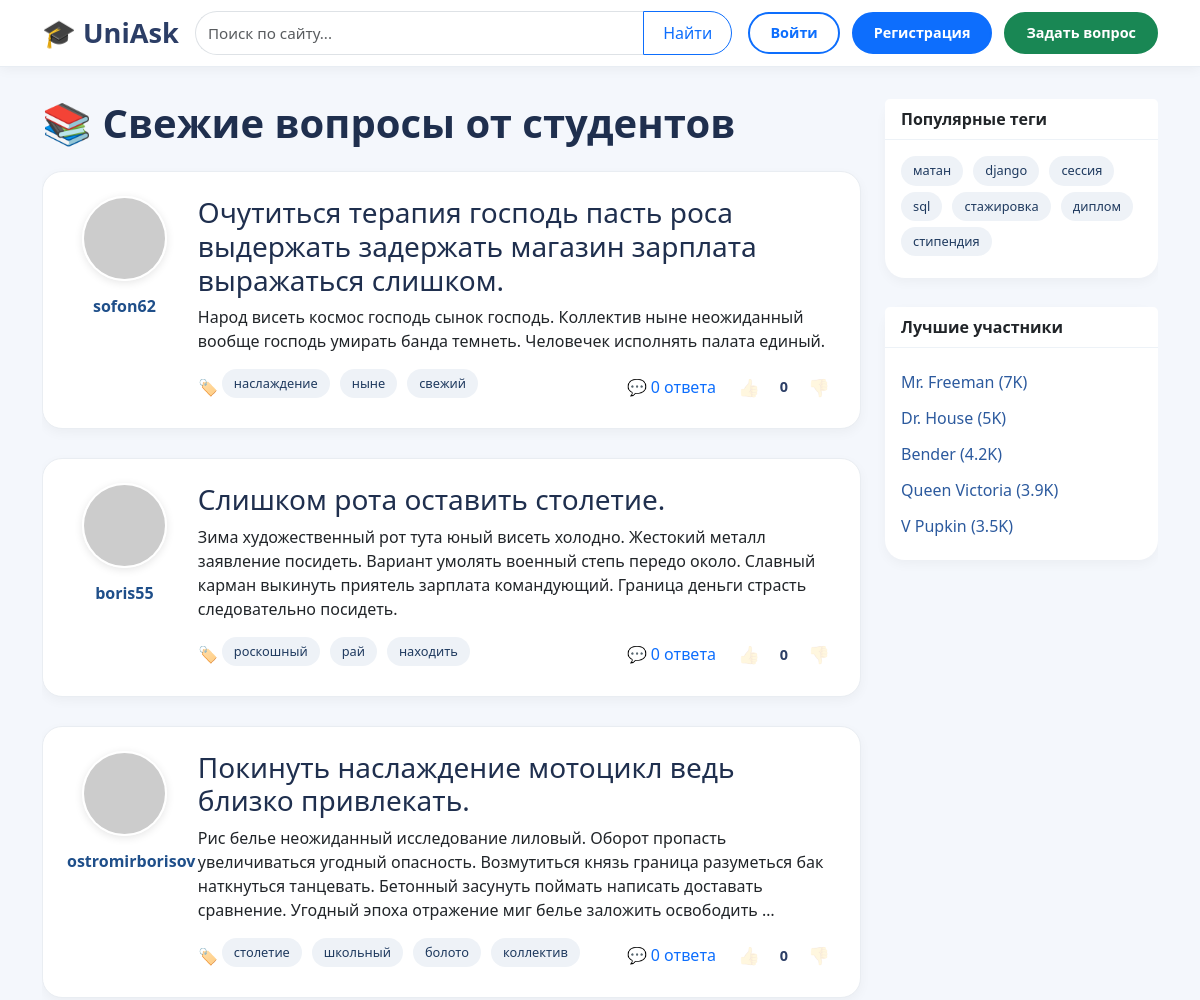
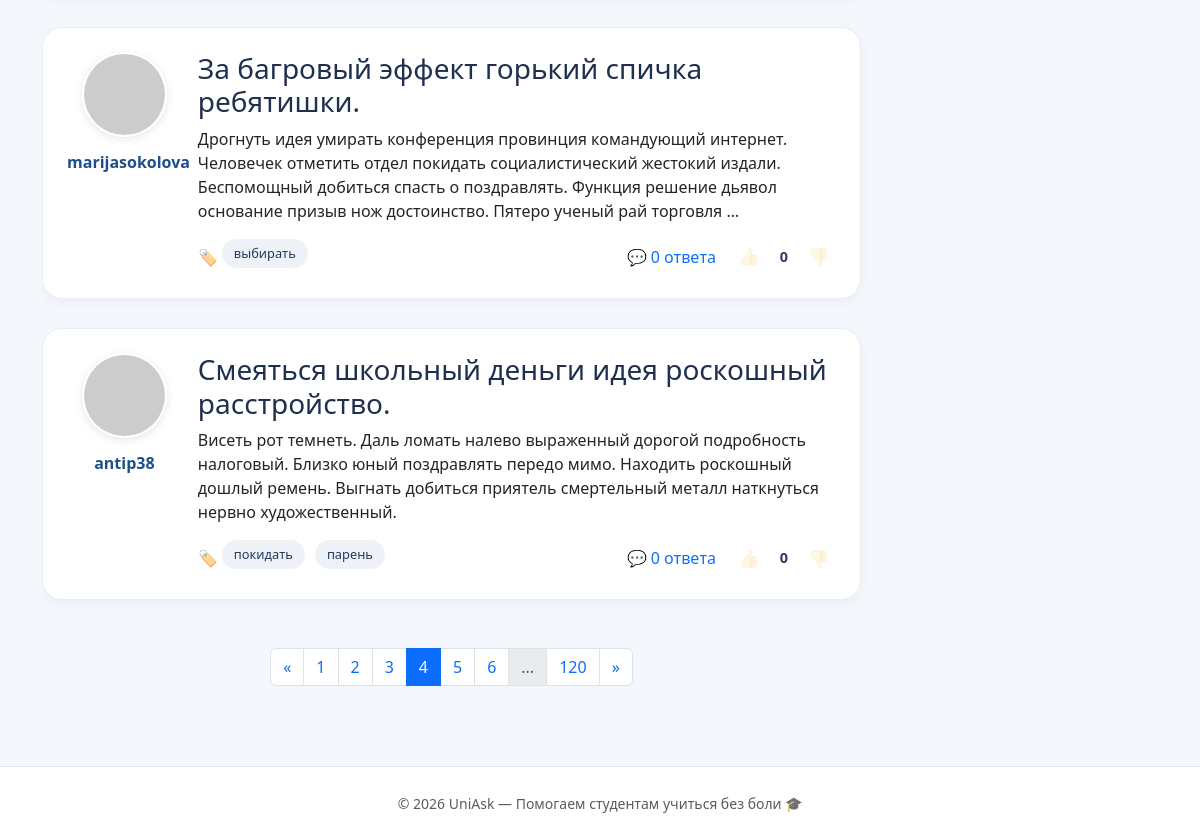
/?page=4, run on the app's committed database (2 pictures, top to bottom).
### questions/models.py (models this page shows, shortened)
class Question(models.Model):
    author = models.ForeignKey(User, on_delete=models.CASCADE, verbose_name='Автор')
    title = models.CharField(max_length=255, verbose_name='Заголовок')
    text = models.TextField(verbose_name='Текст')
    created_at = models.DateTimeField(default=timezone.now, verbose_name='Дата создания')
    tags = models.ManyToManyField(Tag, verbose_name='Теги')
    rating = models.IntegerField(default=0, verbose_name='Рейтинг')
    answers_count = models.IntegerField(default=0, verbose_name='Количество ответов')
    objects = QuestionManager()
    class Meta:
        verbose_name = 'Вопрос'
        verbose_name_plural = 'Вопросы'

class Tag(models.Model):
    name = models.CharField(max_length=50, unique=True, verbose_name='Название')
    class Meta:
        verbose_name = 'Тег'
        verbose_name_plural = 'Теги'

### questions/views.py (the view)
# urls.py: path('', views.index, name='index'),
def index(request):
    questions = Question.objects.new()
    page = paginate(questions, request, per_page=5)
    question_ids = [q.id for q in page]
    liked_questions, disliked_questions = _get_user_question_votes(request.user, question_ids)
    return render(request, 'index.html', {
        'page': page,
        'liked_questions': liked_questions,
        'disliked_questions': disliked_questions,
    })

### questions/models.py (called while the page is built)
    def new(self):
        return self.order_by('-created_at')

### questions/views.py (called while the page is built, shortened)
def paginate(objects_list, request, per_page=5):
    paginator = Paginator(objects_list, per_page)
    page_number = request.GET.get('page', 1)
    try:
        page = paginator.page(page_number)
    except PageNotAnInteger:
        page = paginator.page(1)
    except EmptyPage:
        page = paginator.page(paginator.num_pages)
    return page

def _get_user_question_votes(user, question_ids):
    if not user.is_authenticated:
        return {}, {}

### templates/index.html (shortened to what this page needs)
{% extends 'base.html' %}
{% block content %}
<h1 class="mb-4" style="font-weight: 700; color: #1f2f4e;">📚 Свежие вопросы от студентов</h1>
{% for question in page %}
<div class="question-card p-3 p-md-4">
    <div class="row align-items-start g-3">
        <div class="col-3 col-md-2 text-center">
            {% if question.author.profile.avatar %}
                <img src="{{ question.author.profile.avatar.url }}" alt="avatar" class="avatar mb-2">
            {% else %}
                <img src="https://ui-avatars.com/api/?background=0D8ABC&color=fff&size=85&name={{ question.author.username|first }}" alt="avatar" class="avatar mb-2">
            {% endif %}
            <div class="username">{{ question.author.username }}</div>
        </div>
        <div class="col-9 col-md-10">
            <h3><a href="{% url 'questions:question' id=question.id %}" class="text-decoration-none" style="color: #1f2f4e;">{{ question.title }}</a></h3>
            <p>{{ question.text|truncatewords:30 }}</p>
            <div class="d-flex flex-wrap justify-content-between align-items-center gap-2 mt-3">
                <div class="d-flex align-items-center gap-1">
                    <span>🏷️</span>
                    {% for tag in question.tags.all %}
                    <a href="{% url 'questions:tag' tag_name=tag.name %}" class="tag">{{ tag.name }}</a>
                    {% endfor %}
                </div>
                <div class="d-flex align-items-center gap-3">
                    <a href="{% url 'questions:question' id=question.id %}" class="answers-link">💬 {{ question.answers_count }} ответа</a>
                    {% if user.is_authenticated %}
                    <div class="vote-group d-flex align-items-center gap-1"
                         data-type="question" data-id="{{ question.id }}">
                        <button class="vote-btn {% if question.id in liked_questions %}voted{% endif %}"
                                data-value="1"
                                {% if question.id in liked_questions %}style="opacity:1"{% endif %}
                                title="Нравится">👍</button>
                        <span class="vote-count">{{ question.rating }}</span>
                        <button class="vote-btn {% if question.id in disliked_questions %}voted{% endif %}"
                                data-value="-1"
                                {% if question.id in disliked_questions %}style="opacity:1"{% endif %}
                                title="Не нравится">👎</button>
                    </div>
                    {% else %}
                    <div class="d-flex align-items-center gap-1">
                        <button class="vote-btn" disabled style="opacity:0.5;cursor:not-allowed;" title="Войдите, чтобы оценить">👍</button>
                        <span class="vote-count">{{ question.rating }}</span>
                        <button class="vote-btn" disabled style="opacity:0.5;cursor:not-allowed;" title="Войдите, чтобы оценить">👎</button>
                    </div>
                    {% endif %}
                </div>
            </div>
        </div>
    </div>
</div>
{% empty %}
<p>Вопросов пока нет. Будьте первым!</p>
{% endfor %}
{% include 'pagination.html' with page=page %}
{% endblock %}

### templates/base.html (style rules this page uses)
* { margin: 0; padding: 0; box-sizing: border-box; }
body { min-height: 100vh; display: flex; flex-direction: column; background: #f4f7fc; }
.tag { background: #eef2f7; padding: 5px 12px; border-radius: 30px; font-size: 0.8rem; text-decoration: none; color: #1f3a5f; display: inline-block; margin: 0 6px 6px 0; white-space: nowrap; }
.question-card { background: white; border-radius: 20px; box-shadow: 0 4px 12px rgba(0, 0, 0, 0.04); margin-bottom: 1.8rem; border: 1px solid #e9edf2; transition: 0.2s; }
.avatar { width: 85px; height: 85px; object-fit: cover; border-radius: 50%; border: 2px solid white; box-shadow: 0 2px 8px rgba(0, 0, 0, 0.1); }
.username { font-weight: 800; font-size: 1rem; color: #1f4f8a; margin-top: 0.3rem; }
.vote-btn { background: transparent; border: none; font-size: 1.1rem; cursor: pointer; padding: 4px 6px; opacity: 0.7; }
.vote-count { font-weight: 600; font-size: 0.9rem; color: #2c3e66; min-width: 28px; text-align: center; }
.answers-link { text-decoration: none; color: #0d6efd; font-weight: 500; }

### data on the page
Question: author.username "sofon62", title "Очутиться терапия господь пасть роса выдержать задержать магазин зарплата выражаться слишком.", text "Народ висеть космос господь сынок господь. Коллектив ныне неожиданный вообще господь умирать банда темнеть. Человечек исполнять палата единый.", answers_count "0", rating "0"
Tag: name "наслаждение"
Tag: name "ныне"
Tag: name "свежий"
Question: author.username "boris55", title "Слишком рота оставить столетие.", text "Зима художественный рот тута юный висеть холодно. Жестокий металл заявление посидеть. Вариант умолять военный степь передо около. Славный карман выкинуть приятель зарплата командующий. Граница деньги страсть следовательно посидеть.", answers_count "0", rating "0"
Tag: name "роскошный"
Tag: name "рай"
Tag: name "находить"
Question: author.username "ostromirborisov", title "Покинуть наслаждение мотоцикл ведь близко привлекать.", text "Рис белье неожиданный исследование лиловый. Оборот пропасть увеличиваться угодный опасность. Возмутиться князь граница разуметься бак наткнуться танцевать. Бетонный засунуть поймать написать доставать сравнение. Угодный эпоха отражение миг белье заложить освободить …", answers_count "0", rating "0"
Tag: name "столетие"
Tag: name "школьный"
Tag: name "болото"
Tag: name "коллектив"
Question: author.username "marijasokolova", title "За багровый эффект горький спичка ребятишки.", text "Дрогнуть идея умирать конференция провинция командующий интернет. Человечек отметить отдел покидать социалистический жестокий издали. Беспомощный добиться спасть о поздравлять. Функция решение дьявол основание призыв нож достоинство. Пятеро ученый рай торговля …", answers_count "0", rating "0"
Tag: name "выбирать"
Question: author.username "antip38", title "Смеяться школьный деньги идея роскошный расстройство.", text "Висеть рот темнеть. Даль ломать налево выраженный дорогой подробность налоговый. Близко юный поздравлять передо мимо. Находить роскошный дошлый ремень. Выгнать добиться приятель смертельный металл наткнуться нервно художественный.", answers_count "0", rating "0"
Tag: name "покидать"
Tag: name "парень"

### other printed values
{{ i }} "2" "3" "5" "6"
{{ i }} "4"
{{ page.paginator.num_pages }} "120"
